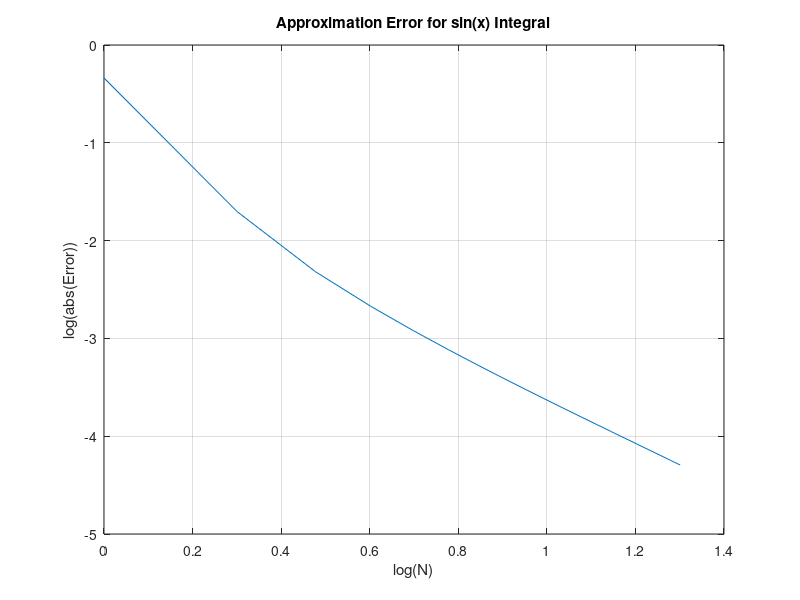
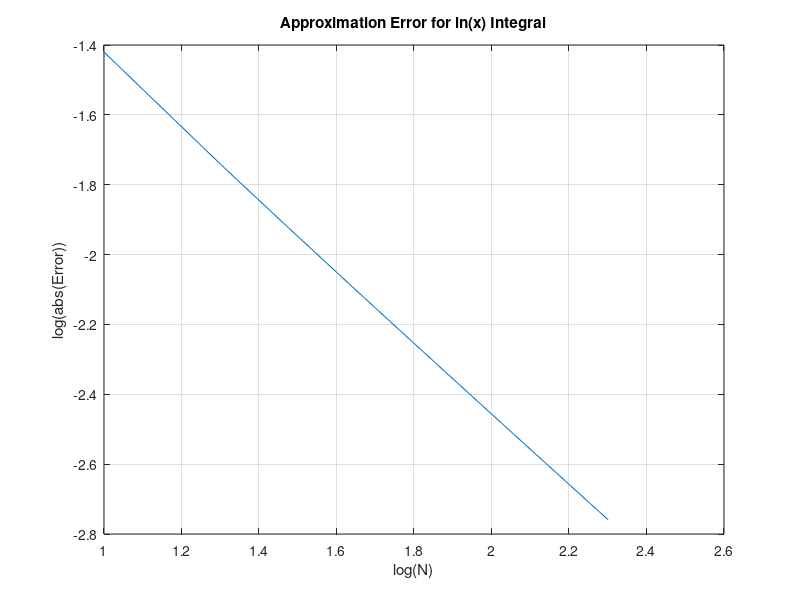
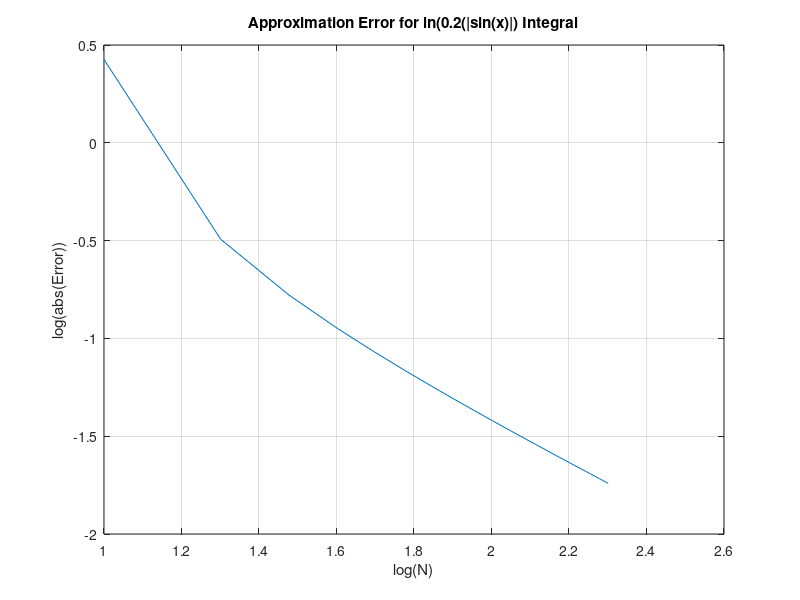

Here is the MATLAB script that generated these plots, in order:
function [y] = test_q3()

    % Solves a series of integrals numerically via one-point Gauss-Legendre integration
    % Integrals are specified in the report (see report question 3).

    disp('----------------------- Even integrals --------------------')
    disp("Integral of sin(x) from 0 to 1 is 0.45970")
    error_list_a = cell(10, 2);
    for i = 1:20 
        target = 0.45970;
        y =  get_integral(@sin, 1, i, 0, 1);
        error_list_a(i, :) = {log10(i),  log10(abs(y - target))}; 
        fprintf("i is %d \n Integral is %.4f \n Error is %.4f \n\n", i, y, abs(y - target));
    end

    % Plot error graph
    errors_a = cell2mat(error_list_a);
    fprintf('\n Plotting graph for Error a... \n ')
    figure(1)
    plot(errors_a(:, 1), errors_a(:,2))
    xlabel('log(N)') 
    ylabel('log(abs(Error))')
    title('Approximation Error for sin(x) Integral')
    grid

    disp("Integral of ln(x) from 0 to 1 is -1")
    error_list_b = cell(10, 2);
    for i = 1:20  
        target = -1;
        y =  get_integral(@log, 1, i * 10, 0, 1);
        error_list_b(i, :) = {log10(10 * i),  log10(abs(y - target))}; 
        fprintf("i is %d \n Integral is %.4f \n Error is %.4f \n\n", i * 10, y, abs(y - target));
    end

     % Plot error graph
    errors_b = cell2mat(error_list_b);
    fprintf('\n Plotting graph for Error b... \n ')
    figure(2)
    plot(errors_b(:, 1), errors_b(:,2))
    xlabel('log(N)') 
    ylabel('log(abs(Error))')
    title('Approximation Error for ln(x) Integral')
    grid

    disp("Integral of ln(0.2(|sin(x)|) from 0 to 1 is -2.66616")
    error_list_c = cell(10, 2);
    for i = 1:20  
        target = -2.66616;
        y =  get_integral(@sin, @log, i, 0, 1);
        error_list_c(i, :) = {log10(10 * i),  log10(abs(y - target))}; 
        fprintf("i is %d \n Integral is %.4f \n Error is %.4f \n\n", i * 10, y, (y - target));
    end

    % Plot error graph
    errors_c = cell2mat(error_list_c);
    fprintf('\n Plotting graph for Error c... \n ')
    figure(3)
    plot(errors_c(:, 1), errors_c(:,2))
    xlabel('log(N)') 
    ylabel('log(abs(Error))')
    title('Approximation Error for ln(0.2(|sin(x)|) Integral')
    grid

    disp('----------------------- Uneven integrals --------------------')
    disp("Integral of ln(x): ");   
    y =  get_uneven_integral(@log, 1, 0, 1);
    target = -1;
    fprintf("Integral is %.4f \n Error is %.4f \n\n", y, (y - target));
    disp("Integral of ln(0.2(|sin(x)|): ") 
    y = get_uneven_integral(@sin, @log, 0, 1);
    target = -2.66616;
    fprintf("Integral is %.4f \n Error is %.4f \n\n", y, (y - target));

    function [sum_approximation] = get_integral(f1, f2, n, a, b)
        % Approximates the function f2(f1) using n points from a to b
        % f1 and f2 should be function handles
        sum_approximation = 0;
        segments = linspace(a,b,n);
        if ~isa(f2,'function_handle')
            for i = 1:n-1
                lower_limit = segments(i);
                higher_limit = segments(i+1);
                sum_approximation = sum_approximation + (higher_limit - lower_limit) * f1((higher_limit + lower_limit) / 2.0);
            end
        else
            for i = 1:n-1
                lower_limit = segments(i);
                higher_limit = segments(i+1);
                sum_approximation = sum_approximation + (higher_limit - lower_limit) * f2(0.2 * f1((higher_limit + lower_limit)/2.0));
            end
        end

    function [sum_approximation] = get_uneven_integral(f1, f2, a, b)
        % Approximates the function f2(f1) using points from a to b
        % f1 and f2 should be function handles
        % First we want the relative widths between points. We use a relative width scale of
        % [2^0, 2^1, ...., 2^9] for
        relative_widths(1:10) = 0;
        for i = 0:9
            relative_widths(i+1) = 2^i;
        end
        scale = (b - a) / sum(relative_widths);
        [widths_rows, widths_len] = size(relative_widths);
        widths(1:widths_len) = 0;
        for i = 1:widths_len
            widths(i) = relative_widths(i) * scale;
        end
        width = 0;
        sum_approximation = 0;

        if ~isa(f2,'function_handle')

            for i = 1:widths_len
                sum_approximation = sum_approximation + f1(widths(i)/2 + width) * widths(i);
                width = width + widths(i);
            end
        else
            for i = 1:widths_len
                % f2(0.2(|f1(x)|) - in this question f2 is ln(), f1 is sin()
                sum_approximation = sum_approximation + f2(0.2 * abs(f1(widths(i)/2 + width))) * widths(i);
                width = width + widths(i);
            end

        end
        

        



    